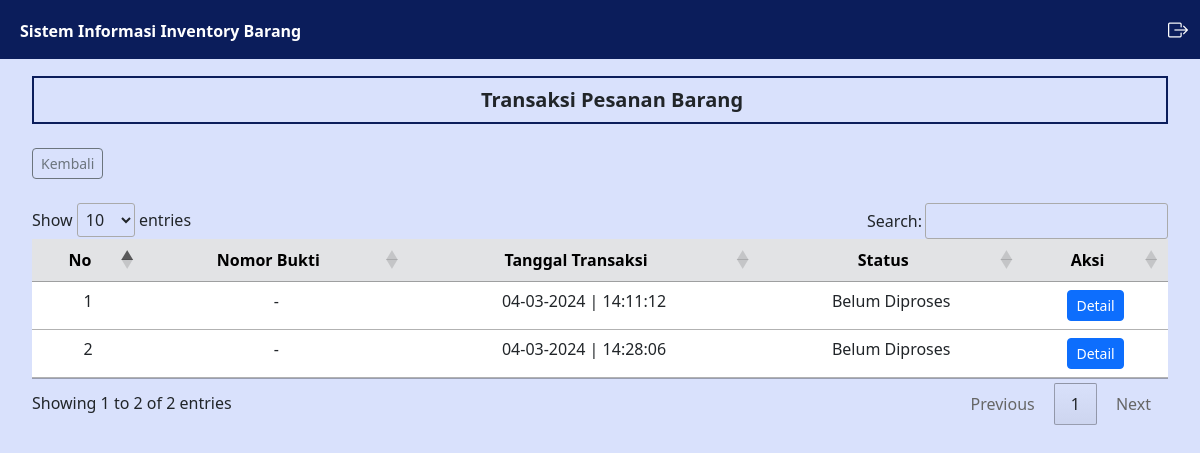
The app's page /pemasok/pesanan.php (signed in) with its own data.
### tables this page shows
CREATE TABLE `transaksi_pembelian` (
  `idtransaksi` int(11) NOT NULL,
  `tgl_transaksi` timestamp NOT NULL DEFAULT current_timestamp(),
  `kode_transaksi` varchar(50) NOT NULL,
  `status` varchar(45) NOT NULL,
  `idpemasok` int(11) NOT NULL
);

### controller/MainController.php (called while the page is built, shortened)
<?php
    $conn = mysqli_connect("localhost","root","","inventory");
    function query($query) {
        global $conn;
        $result = mysqli_query($conn, $query);
        $rows = [];
        while ($row = mysqli_fetch_assoc($result)) {
            $rows[] = $row;
        }
        return $rows;
    }
    function generateRandomKey()
    {
        $keyLength = 32;
        $randomBytes = openssl_random_pseudo_bytes($keyLength, $strong);
        if (!$strong) {
            $randomBytes = random_bytes($keyLength);
        }
        return base64_encode($randomBytes);
    }
    function enkripsi($kata)
    {
        $key = generateRandomKey();
        $string = openssl_encrypt($kata, 'AES-256-CBC', $key, 0, substr($key, 0, 16));
        $hasilEnkripsi = base64_encode($key . $string);
        return $hasilEnkripsi;
    }
    function dekripsi($kata)
    {
        $string = base64_decode($kata);
        $key = substr($string, 0, 44);
        $enkripsi = substr($string, 44);
        $hasil = openssl_decrypt($enkripsi, 'AES-256-CBC', $key, 0, substr($key, 0, 16));
        return $hasil;
    }
    function cari_user() {
        $id = dekripsi($_COOKIE['SIIB']);
        $result = query("SELECT * FROM user WHERE iduser = '$id'");
        if(count($result) == 1) {
            $result = $result[0];
            return $result;
        } else {
            echo "<script>
                    document.location.href='../logout.php';
                  </script>";
            exit;
        }
    }
?>

### pemasok/pesanan.php (the view, shortened to what this page needs)
<?php
    $user = cari_user();
    $iduser = $user['iduser'];
    $data_transaksi = query("SELECT * FROM transaksi_pembelian WHERE idpemasok = $iduser");
?>
<html lang="en">
<head>
    <link href="https://cdn.jsdelivr.net/npm/bootstrap@5.3.0/dist/css/bootstrap.min.css" rel="stylesheet"
>
    <link rel="stylesheet" href="https://cdn.datatables.net/1.13.4/css/jquery.dataTables.min.css">
    <link rel="stylesheet" href="https://cdn.jsdelivr.net/npm/bootstrap-icons@1.11.3/font/bootstrap-icons.min.css">
    <link rel="stylesheet" href="../style.css">
</head>
<body>
    <div class="content">
        <?php
        require_once('../navbar/navbar.php');
        ?>
        <div class="main-container m-0">
            <div class="d-flex">
                <div class="contents px-3 py-3 mx-3">
                    <div class="box1">
                        <h5 class="text-dark mb-0 ms-4 text-center fw-bold">
                            Transaksi Pesanan Barang
                        </h5>
                    </div>
                    <div class="mt-4">
                        <a href="../pemasok/index.php" class="btn btn-sm btn-outline-secondary">Kembali</a>
                    </div>
                    <div class="mt-4">
                        <table id="example" class="table table-hover text-center">
                            <thead>
                                <tr class="table-secondary">
                                    <th class="text-center" scope="col">No</th>
                                    <th class="text-center" scope="col">Nomor Bukti</th>
                                    <th class="text-center" scope="col">Tanggal Transaksi</th>
                                    <th class="text-center" scope="col">Status</th>
                                    <th class="text-center" scope="col">Aksi</th>
                                </tr>
                            </thead>
                            <tbody>
                                <?php
                                    $i = 1;
                                    foreach($data_transaksi as $transaksi) :
                                        $idtransaksi = $transaksi['idtransaksi'];
                                        $no_bukti = query("SELECT no_bukti FROM barang_masuk WHERE idtransaksi = $idtransaksi")[0];
                                ?>
                                    <tr>
                                        <td>
                                            <?= $i; ?>
                                        </td>
                                        <td>
                                            <?php if($no_bukti['no_bukti'] == NULL) : ?>
                                                -
                                            <?php else : ?>
                                                <?= $no_bukti['no_bukti']; ?>
                                            <?php endif; ?>
                                        </td>
                                        <td>
                                            <?= date("d-m-Y | H:i:s", strtotime($transaksi['tgl_transaksi'])); ?>
                                        </td>
                                        <td>
                                            <?= $transaksi['status']; ?>
                                        </td>
                                        <td>
                                            <a href="../pemasok/detail.php?id=<?= enkripsi($idtransaksi); ?>" class="btn btn-sm btn-primary">
                                                Detail
                                            </a>
                                        </td>
                                    </tr>
                                <?php
                                    $i++;
                                    endforeach;
                                ?>
                            </tbody>
                        </table>
                    </div>
                </div>
            </div>
        </div>
    </div>
</body>
</html>

### style.css (style rules this page uses)
body { background: #d9e1fc; margin: 0; padding: 0; border: 0; }
.content { min-height: 100vh; width: 100%; }
.contents { width: 100%; margin-top: 60px; }
.box1 { border: #0b1d5b solid 2px; padding: 10px; }

### records on screen
transaksi_pembelian: tgl_transaksi "04-03-2024 | 14:11:12", status "Belum Diproses"
transaksi_pembelian: tgl_transaksi "04-03-2024 | 14:28:06", status "Belum Diproses"
